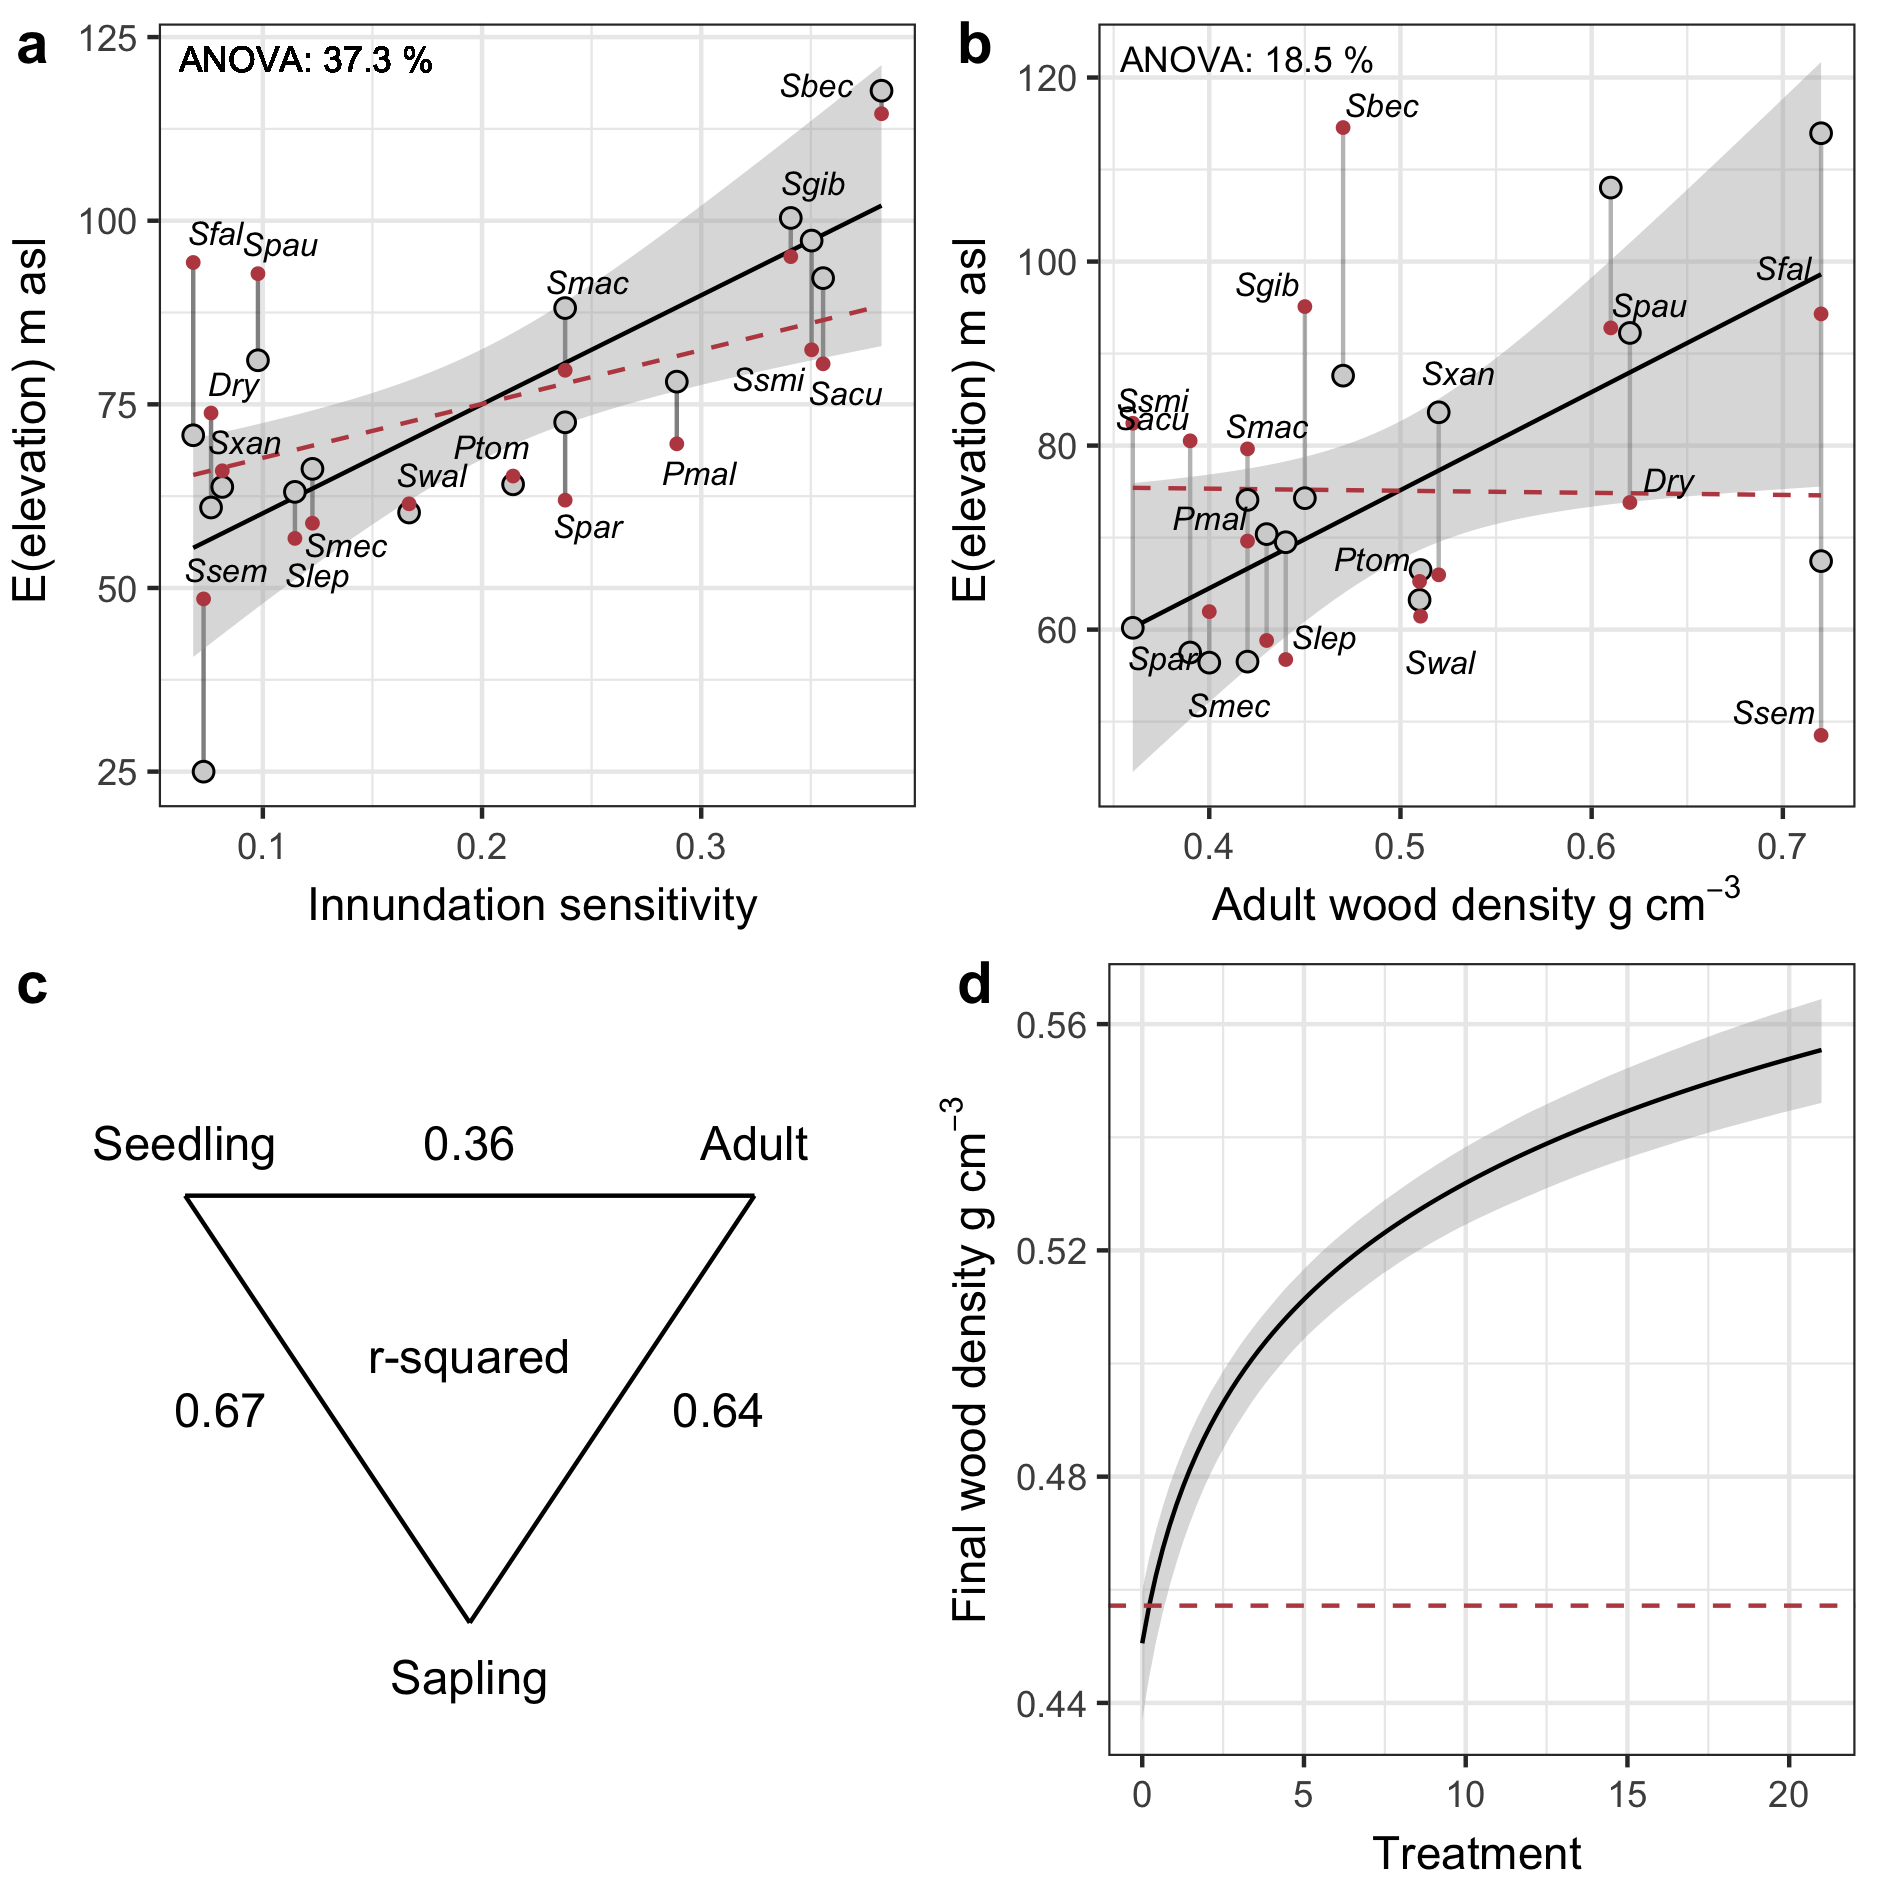

This chart was generated by the following R code:
# combining the result figure 3 
rm(list = ls())
loadPlots <- function(){
  panel_a <- source('./src/analysis/elevation-predicted-by-density+inundation/riskratio.graph.R')$value 
  
  panel_b <- source('./src/analysis/elevation-predicted-by-density+inundation/density.graph.R')$value 
  panel_c <- source('./src/analysis/ontogenic-wood-density-change/ontogenic-density.graph.R')$value # the triangle
  panel_d <-  source('./src/analysis/nursery-experiment/final-wood-density.graph.R')$value 
  return(list(a = panel_a, b = panel_b, c = panel_c, d = panel_d))
}



plots <- loadPlots()
gg_theme <- source("./src/utils/gg-theme.graph.R")$value

library(ggpubr)
b <- ggarrange(
  plots$a$plot,
  plots$b$plot,
  plots$c$plot,
  plots$d$plot,
  # adding the labels 
  labels = c('a', 'b', 'c', 'd'),
  # styling the labels 
  font.label = list(size = 14, face = "bold", family = gg_theme$font_family) 
)

dims <- (209.9 - (25.4 * 2)) # full width of A4 * 2

ggsave(b, file ='./src/figures/results-combind.fig3.png', width = dims, height = dims, units = "mm")


